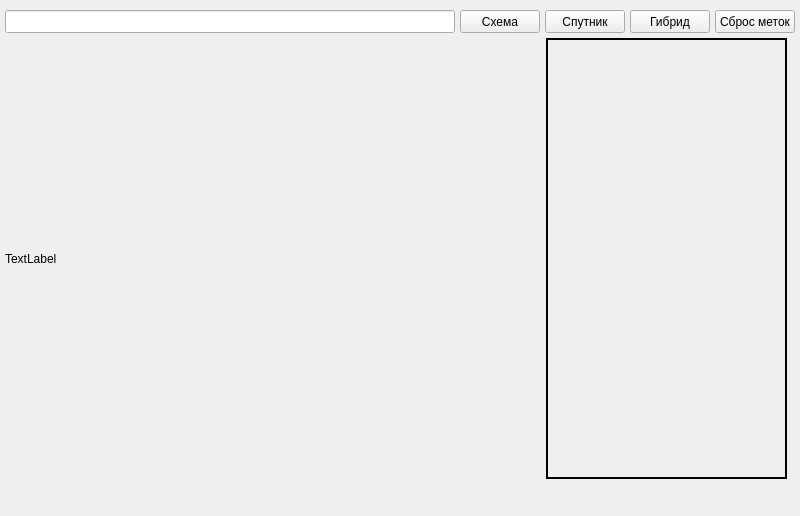
<?xml version="1.0" encoding="UTF-8"?>
<ui version="4.0">
 <class>MainWindow</class>
 <widget class="QMainWindow" name="MainWindow">
  <property name="geometry">
   <rect>
    <x>0</x>
    <y>0</y>
    <width>800</width>
    <height>516</height>
   </rect>
  </property>
  <property name="windowTitle">
   <string>MainWindow</string>
  </property>
  <widget class="QWidget" name="centralwidget">
   <widget class="QLineEdit" name="lineEdit">
    <property name="geometry">
     <rect>
      <x>5</x>
      <y>10</y>
      <width>450</width>
      <height>23</height>
     </rect>
    </property>
   </widget>
   <widget class="QPushButton" name="pushButton">
    <property name="geometry">
     <rect>
      <x>460</x>
      <y>10</y>
      <width>80</width>
      <height>23</height>
     </rect>
    </property>
    <property name="text">
     <string>Схема</string>
    </property>
   </widget>
   <widget class="QPushButton" name="pushButton_2">
    <property name="geometry">
     <rect>
      <x>545</x>
      <y>10</y>
      <width>80</width>
      <height>23</height>
     </rect>
    </property>
    <property name="text">
     <string>Спутник</string>
    </property>
   </widget>
   <widget class="QPushButton" name="pushButton_3">
    <property name="geometry">
     <rect>
      <x>630</x>
      <y>10</y>
      <width>80</width>
      <height>23</height>
     </rect>
    </property>
    <property name="text">
     <string>Гибрид</string>
    </property>
   </widget>
   <widget class="QPushButton" name="pushButton_4">
    <property name="geometry">
     <rect>
      <x>715</x>
      <y>10</y>
      <width>80</width>
      <height>23</height>
     </rect>
    </property>
    <property name="text">
     <string>Сброс меток</string>
    </property>
   </widget>
   <widget class="QLabel" name="g_map">
    <property name="geometry">
     <rect>
      <x>5</x>
      <y>38</y>
      <width>541</width>
      <height>441</height>
     </rect>
    </property>
    <property name="text">
     <string>TextLabel</string>
    </property>
   </widget>
   <widget class="QLabel" name="adres">
    <property name="geometry">
     <rect>
      <x>546</x>
      <y>38</y>
      <width>241</width>
      <height>441</height>
     </rect>
    </property>
    <property name="font">
     <font>
      <family>Times New Roman</family>
      <pointsize>12</pointsize>
     </font>
    </property>
    <property name="styleSheet">
     <string notr="true">border: 2px solid black; padding: 5px;</string>
    </property>
    <property name="text">
     <string/>
    </property>
    <property name="alignment">
     <set>Qt::AlignLeading|Qt::AlignLeft|Qt::AlignTop</set>
    </property>
   </widget>
  </widget>
 </widget>
 <resources/>
 <connections/>
</ui>
